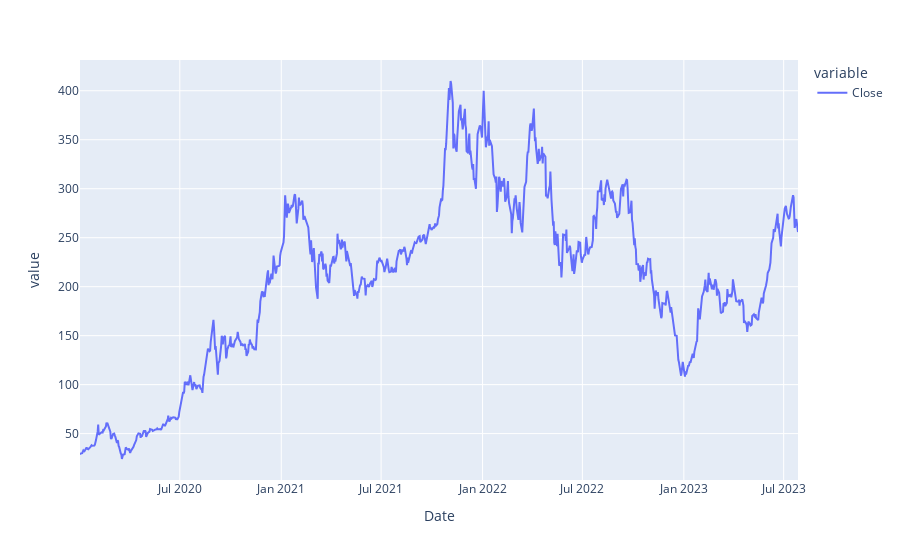

Notebook cell for this chart:
### Markdown cell above
![image.png](attachment:image.png)

This is where the product comes from

### Code cell
df.Close.plot()

### Figure 1 — Plotly figure (JSON) as saved in the notebook; plotly's stock layout.template omitted (floating-point values rounded to 4 significant figures; data arrays with more than 128 entries replaced by an {"elided": "..."} marker saying what was removed)
{"data": [{"hovertemplate": "variable=Close<br>Date=%{x}<br>value=%{y}<extra></extra>", "legendgroup": "Close", "line": {"color": "#636efa", "dash": "solid"}, "marker": {"symbol": "circle"}, "mode": "lines", "name": "Close", "orientation": "v", "showlegend": true, "type": "scatter", "x": {"elided": "898 str values"}, "xaxis": "x", "y": {"elided": "898 float values"}, "yaxis": "y"}], "layout": {"legend": {"title": {"text": "variable"}, "tracegroupgap": 0}, "margin": {"t": 60}, "xaxis": {"anchor": "y", "domain": [0, 1], "title": {"text": "Date"}}, "yaxis": {"anchor": "x", "domain": [0, 1], "title": {"text": "value"}}}}
